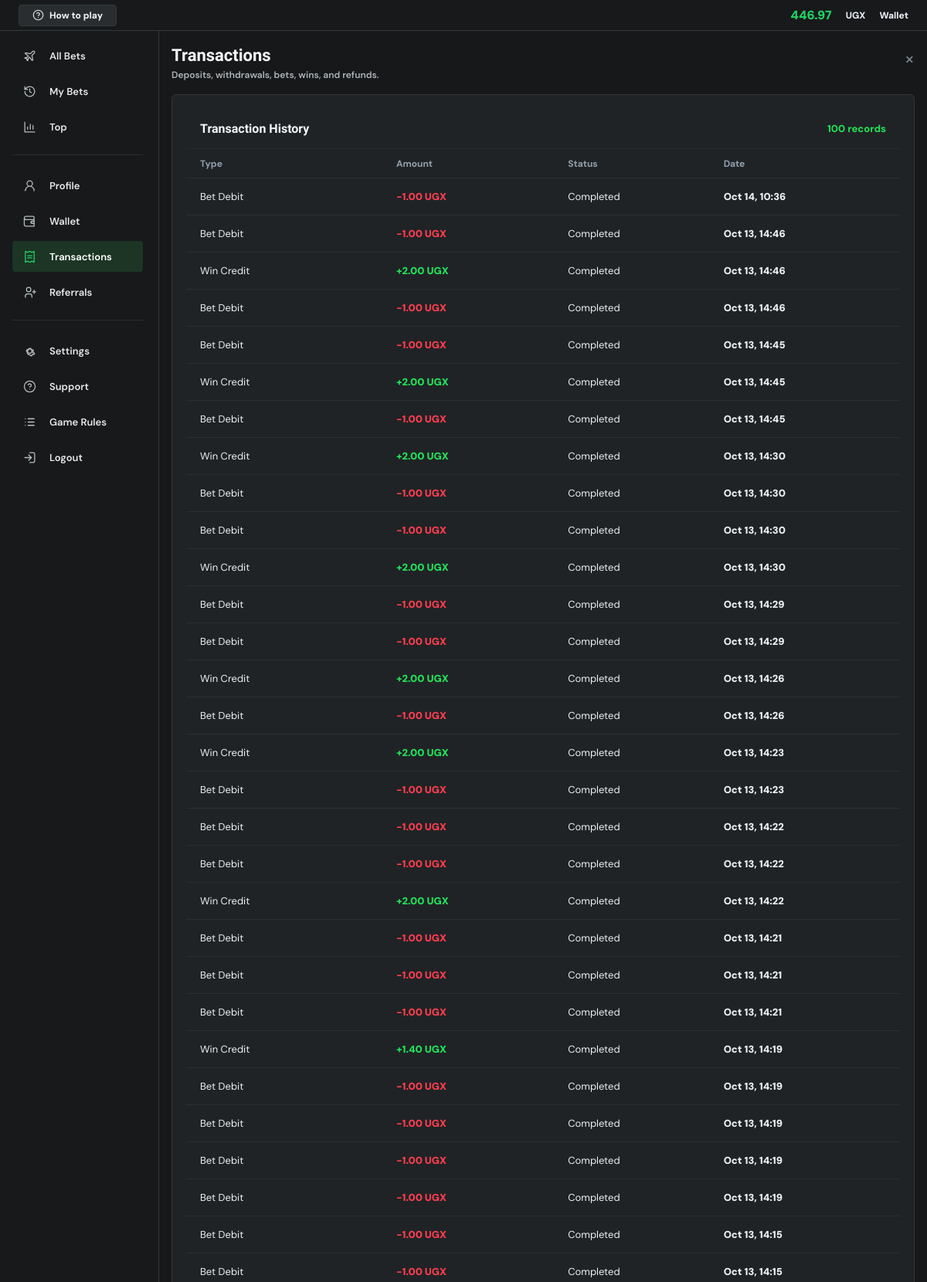
Page /transactions/ (signed in, upper part) on the committed database.
### core/models.py (models this page shows, shortened)
class Profile(models.Model):
    user = models.OneToOneField(User, on_delete=models.CASCADE)
    referral_code = models.UUIDField(default=uuid.uuid4, unique=True, editable=False)
    client_seed = models.CharField(max_length=128, default=generate_client_seed)
    balance = models.DecimalField(max_digits=12, decimal_places=2, default=1000)
    currency = models.CharField(max_length=3, default='UGX')
    phone_number = models.CharField(max_length=20, blank=True)
    daily_deposit_limit = models.DecimalField(max_digits=12, decimal_places=2, default=300000)
    daily_loss_limit = models.DecimalField(max_digits=12, decimal_places=2, default=200000)
    created_at = models.DateTimeField(auto_now_add=True)

class Transaction(models.Model):
    TRANSACTION_TYPES = [
        ('deposit', 'Deposit'),
        ('withdraw', 'Withdraw'),
        ('bet', 'Bet Debit'),
        ('win', 'Win Credit'),
        ('refund', 'Refund'),
        ('bonus', 'Bonus'),
    ]
    STATUS_CHOICES = [
        ('completed', 'Completed'),
        ('pending', 'Pending'),
        ('failed', 'Failed'),
    ]
    user = models.ForeignKey(User, on_delete=models.CASCADE, related_name='transactions')
    transaction_type = models.CharField(max_length=20, choices=TRANSACTION_TYPES)
    amount = models.DecimalField(max_digits=12, decimal_places=2)
    status = models.CharField(max_length=10, choices=STATUS_CHOICES, default='completed')
    reference = models.CharField(max_length=80, blank=True, db_index=True)
    description = models.CharField(max_length=255, blank=True)
    created_at = models.DateTimeField(auto_now_add=True)
    class Meta:
        ordering = ['-created_at']

### core/views.py (the view)
# urls.py: path('transactions/', views.transactions_view, name='transactions'),
@login_required
def transactions_view(request):
    profile = get_object_or_404(Profile, user=request.user)
    transactions = Transaction.objects.filter(user=request.user).order_by('-created_at')[:100]
    return render(request, 'core/transactions.html', {
        'profile': profile,
        'transactions': transactions,
    })

### core/security.py (called while the page is built, shortened)
def check_security_configuration():
    global _configuration_check_complete
    if _configuration_check_complete:
        return

    def __call__(self, request):
        check_security_configuration()
        response = self.get_response(request)
        return response

### core/templates/core/transactions.html (shortened to what this page needs)
{% extends 'core/base.html' %}
{% block content %}
<section class="account-page account-list-page">
    {% include 'core/partials/account_sidebar.html' %}
    <div class="account-workspace">
        {% include 'core/partials/account_topbar.html' %}
        <main class="account-main account-main-wide">
            <section class="account-content">
                <div class="account-title-row">
                    <div>
                        <h1>Transactions</h1>
                        <p>Deposits, withdrawals, bets, wins, and refunds.</p>
                    </div>
                    <a class="account-close-link" href="{% url 'play' %}">×</a>
                </div>
                <section class="account-card account-table-card">
                    <div class="section-heading">
                        <h2>Transaction History</h2>
                        <span>{{ transactions|length }} records</span>
                    </div>
                    <div class="account-table">
                        <div class="account-table-head">
                            <span>Type</span>
                            <span>Amount</span>
                            <span>Status</span>
                            <span>Date</span>
                        </div>
                        {% for txn in transactions %}
                            <article class="account-table-row">
                                <span>{{ txn.get_transaction_type_display }}</span>
                                <strong class="{% if txn.transaction_type == 'deposit' or txn.transaction_type == 'win' or txn.transaction_type == 'bonus' or txn.transaction_type == 'refund' %}positive{% else %}negative{% endif %}">
                                    {% if txn.transaction_type == 'deposit' or txn.transaction_type == 'win' or txn.transaction_type == 'bonus' or txn.transaction_type == 'refund' %}+{% else %}-{% endif %}{{ txn.amount|floatformat:2 }} {{ profile.currency }}
                                </strong>
                                <span>{{ txn.get_status_display }}</span>
                                <em>{{ txn.created_at|date:'M d, H:i' }}</em>
                            </article>
                        {% empty %}
                            <div class="account-empty-state">No transactions yet.</div>
                        {% endfor %}
                    </div>
                </section>
            </section>
        </main>
    </div>
</section>
{% endblock %}

### core/templates/core/partials/account_topbar.html (shortened to what this page needs)
<header class="account-topbar">
    <a class="help-chip" href="{% url 'how_to_play' %}"><svg class="ui-icon" aria-hidden="true"><use href="#icon-help"></use></svg><span>How to play</span></a>
    <div>
        <strong data-account-balance>{{ profile.balance|floatformat:2 }}</strong>
        <span>{{ profile.currency }}</span>
        <a href="{% url 'wallet' %}">Wallet</a>
    </div>
</header>

### rows in the picture
Profile: balance "446.97", currency "UGX"
Transaction: transaction_type "Bet Debit", amount "1.00", status "Completed", created_at "Oct 14, 10:36"
Transaction: transaction_type "Bet Debit", amount "1.00", status "Completed", created_at "Oct 13, 14:46"
Transaction: transaction_type "Win Credit", amount "2.00", status "Completed", created_at "Oct 13, 14:46"
Transaction: transaction_type "Bet Debit", amount "1.00", status "Completed", created_at "Oct 13, 14:46"
Transaction: transaction_type "Bet Debit", amount "1.00", status "Completed", created_at "Oct 13, 14:45"
Transaction: transaction_type "Win Credit", amount "2.00", status "Completed", created_at "Oct 13, 14:45"
Transaction: transaction_type "Bet Debit", amount "1.00", status "Completed", created_at "Oct 13, 14:45"
Transaction: transaction_type "Win Credit", amount "2.00", status "Completed", created_at "Oct 13, 14:30"
Transaction: transaction_type "Bet Debit", amount "1.00", status "Completed", created_at "Oct 13, 14:30"
Transaction: transaction_type "Bet Debit", amount "1.00", status "Completed", created_at "Oct 13, 14:30"
Transaction: transaction_type "Win Credit", amount "2.00", status "Completed", created_at "Oct 13, 14:30"
Transaction: transaction_type "Bet Debit", amount "1.00", status "Completed", created_at "Oct 13, 14:29"
Transaction: transaction_type "Bet Debit", amount "1.00", status "Completed", created_at "Oct 13, 14:29"
Transaction: transaction_type "Win Credit", amount "2.00", status "Completed", created_at "Oct 13, 14:26"
Transaction: transaction_type "Bet Debit", amount "1.00", status "Completed", created_at "Oct 13, 14:26"
Transaction: transaction_type "Win Credit", amount "2.00", status "Completed", created_at "Oct 13, 14:23"
Transaction: transaction_type "Bet Debit", amount "1.00", status "Completed", created_at "Oct 13, 14:23"
Transaction: transaction_type "Bet Debit", amount "1.00", status "Completed", created_at "Oct 13, 14:22"
Transaction: transaction_type "Bet Debit", amount "1.00", status "Completed", created_at "Oct 13, 14:22"
Transaction: transaction_type "Win Credit", amount "2.00", status "Completed", created_at "Oct 13, 14:22"
Transaction: transaction_type "Bet Debit", amount "1.00", status "Completed", created_at "Oct 13, 14:21"
Transaction: transaction_type "Bet Debit", amount "1.00", status "Completed", created_at "Oct 13, 14:21"
Transaction: transaction_type "Bet Debit", amount "1.00", status "Completed", created_at "Oct 13, 14:21"
Transaction: transaction_type "Win Credit", amount "1.40", status "Completed", created_at "Oct 13, 14:19"
Transaction: transaction_type "Bet Debit", amount "1.00", status "Completed", created_at "Oct 13, 14:19"
Transaction: transaction_type "Bet Debit", amount "1.00", status "Completed", created_at "Oct 13, 14:19"
Transaction: transaction_type "Bet Debit", amount "1.00", status "Completed", created_at "Oct 13, 14:19"
Transaction: transaction_type "Bet Debit", amount "1.00", status "Completed", created_at "Oct 13, 14:19"
Transaction: transaction_type "Bet Debit", amount "1.00", status "Completed", created_at "Oct 13, 14:15"
Transaction: transaction_type "Bet Debit", amount "1.00", status "Completed", created_at "Oct 13, 14:15"

### other values in the picture
{{ transactions|length }} "100"
